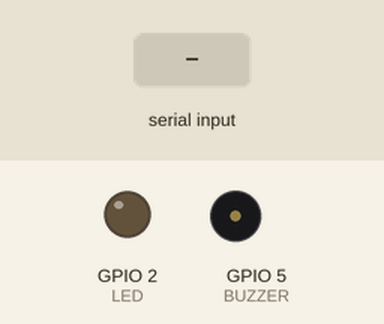
Simulated run of this sketch. Board: ESP32. Parts: output pins drawn as LEDs (lit = HIGH), buzzer (waves = sounding). The inputs (shaded band) are chosen by the test bench. Nothing arrives over Bluetooth unless stated.

Above: at 1.2 s.
1.3 s: "ON" received over the second serial link
At 1.8 s:
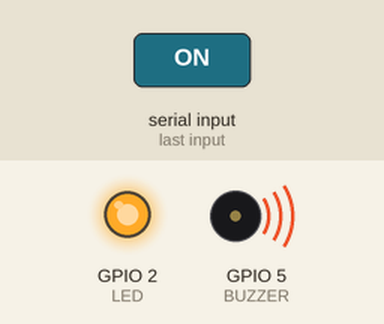
2.8 s: "OFF" received over the second serial link
At 4.1 s:
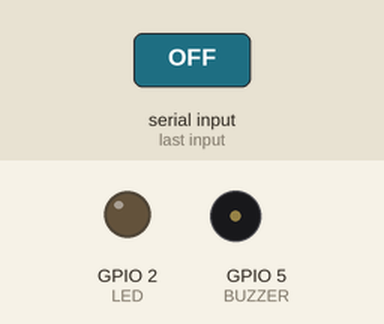
Timing chart, 0 to 5.8 s (numbered marks = the images above; inputs shaded):
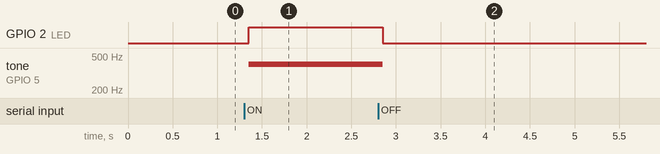

Measured:
- after the input at 1.3 s, GPIO 2 (LED): LOW → HIGH after 0.05 s; tone on GPIO 5 (BUZZER): silent → 400 Hz after 0.05 s
- after the input at 2.8 s, GPIO 2 (LED): HIGH → LOW after 0.05 s; tone on GPIO 5 (BUZZER): 400 Hz → silent after 0.05 s

The sketch:

SerialToSerialBT.ino
```cpp
#include "BluetoothSerial.h"
#include <Arduino.h>

BluetoothSerial hi;
#define LED 2
#define BUZZER 5

void setup() {
  pinMode(LED, OUTPUT);
  pinMode(BUZZER, OUTPUT);
  digitalWrite(LED, LOW);
  ledcAttach(BUZZER, 400, 8);

  hi.begin(115200);
  hi.setTimeout(50);
}

void loop() {
  if (hi.available()) {
    String s = hi.readString();

    if (s == "ON") {
      digitalWrite(LED, HIGH);
      ledcWrite(BUZZER, 200);
      hi.println("fdgsahjko");
    } else if (s == "OFF") {
      digitalWrite(LED, LOW);
      ledcWrite(BUZZER, 0);
      hi.println("kjhgf");
    }
  }
}
```
